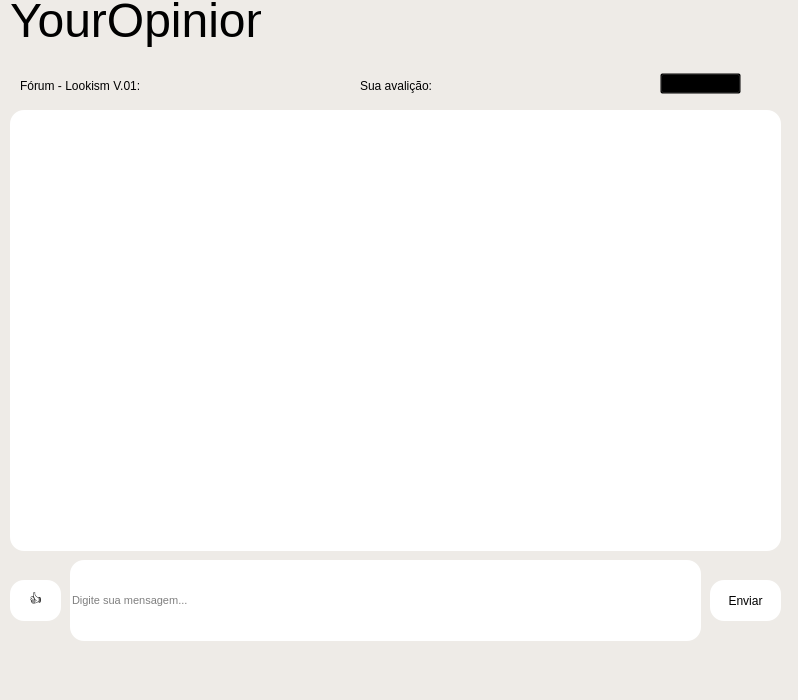
<?xml version="1.0" encoding="UTF-8"?>
<ui version="4.0">
 <class>MainWindow</class>
 <widget class="QMainWindow" name="MainWindow">
  <property name="geometry">
   <rect>
    <x>0</x>
    <y>0</y>
    <width>798</width>
    <height>700</height>
   </rect>
  </property>
  <property name="windowTitle">
   <string>MainWindow</string>
  </property>
  <property name="styleSheet">
   <string notr="true">background-color: rgb(238, 235, 231);</string>
  </property>
  <widget class="QWidget" name="centralwidget">
   <widget class="QLineEdit" name="lineEdit">
    <property name="geometry">
     <rect>
      <x>70</x>
      <y>560</y>
      <width>631</width>
      <height>81</height>
     </rect>
    </property>
    <property name="font">
     <font>
      <family>MS Shell Dlg 2</family>
      <pointsize>8</pointsize>
      <weight>50</weight>
      <italic>false</italic>
      <bold>false</bold>
     </font>
    </property>
    <property name="mouseTracking">
     <bool>true</bool>
    </property>
    <property name="acceptDrops">
     <bool>true</bool>
    </property>
    <property name="styleSheet">
     <string notr="true">border: none;  background-color: rgb(255, 255, 255);
color: rgba(0, 0, 0, 1.0); 
font: 8pt &quot;MS Shell Dlg 2&quot;;
border-radius: 14px;</string>
    </property>
    <property name="alignment">
     <set>Qt::AlignLeading|Qt::AlignLeft|Qt::AlignVCenter</set>
    </property>
    <property name="placeholderText">
     <string>Digite sua mensagem...</string>
    </property>
   </widget>
   <widget class="QPushButton" name="pushButton">
    <property name="geometry">
     <rect>
      <x>710</x>
      <y>580</y>
      <width>71</width>
      <height>41</height>
     </rect>
    </property>
    <property name="styleSheet">
     <string notr="true">border-radius: 14px;
background-color: rgb(255, 255, 255);</string>
    </property>
    <property name="text">
     <string>Enviar</string>
    </property>
   </widget>
   <widget class="QPushButton" name="pushButton_2">
    <property name="geometry">
     <rect>
      <x>10</x>
      <y>580</y>
      <width>51</width>
      <height>41</height>
     </rect>
    </property>
    <property name="styleSheet">
     <string notr="true">border-radius: 14px;
background-color: rgb(255, 255, 255);</string>
    </property>
    <property name="text">
     <string>👍</string>
    </property>
   </widget>
   <widget class="QFrame" name="frame">
    <property name="geometry">
     <rect>
      <x>10</x>
      <y>110</y>
      <width>771</width>
      <height>441</height>
     </rect>
    </property>
    <property name="styleSheet">
     <string notr="true">background-color: rgb(255, 255, 255);
border-radius:14px;</string>
    </property>
    <property name="frameShape">
     <enum>QFrame::StyledPanel</enum>
    </property>
    <property name="frameShadow">
     <enum>QFrame::Raised</enum>
    </property>
   </widget>
   <widget class="QLabel" name="label_5">
    <property name="geometry">
     <rect>
      <x>490</x>
      <y>60</y>
      <width>41</width>
      <height>41</height>
     </rect>
    </property>
    <property name="styleSheet">
     <string notr="true">background-color: transparent;

</string>
    </property>
    <property name="text">
     <string/>
    </property>
    <property name="pixmap">
     <pixmap>../Downloads/login__5_-removebg-preview.png</pixmap>
    </property>
    <property name="scaledContents">
     <bool>true</bool>
    </property>
   </widget>
   <widget class="QLabel" name="label_4">
    <property name="geometry">
     <rect>
      <x>450</x>
      <y>60</y>
      <width>41</width>
      <height>41</height>
     </rect>
    </property>
    <property name="styleSheet">
     <string notr="true">background-color: transparent;

</string>
    </property>
    <property name="text">
     <string/>
    </property>
    <property name="pixmap">
     <pixmap>../Downloads/login__5_-removebg-preview.png</pixmap>
    </property>
    <property name="scaledContents">
     <bool>true</bool>
    </property>
   </widget>
   <widget class="QLabel" name="label_8">
    <property name="geometry">
     <rect>
      <x>610</x>
      <y>60</y>
      <width>41</width>
      <height>41</height>
     </rect>
    </property>
    <property name="styleSheet">
     <string notr="true">background-color: transparent;

</string>
    </property>
    <property name="text">
     <string/>
    </property>
    <property name="pixmap">
     <pixmap>../Downloads/login__5_-removebg-preview.png</pixmap>
    </property>
    <property name="scaledContents">
     <bool>true</bool>
    </property>
   </widget>
   <widget class="QLabel" name="label_6">
    <property name="geometry">
     <rect>
      <x>530</x>
      <y>60</y>
      <width>41</width>
      <height>41</height>
     </rect>
    </property>
    <property name="styleSheet">
     <string notr="true">background-color: transparent;

</string>
    </property>
    <property name="text">
     <string/>
    </property>
    <property name="pixmap">
     <pixmap>../Downloads/login__5_-removebg-preview.png</pixmap>
    </property>
    <property name="scaledContents">
     <bool>true</bool>
    </property>
   </widget>
   <widget class="QLabel" name="label_7">
    <property name="geometry">
     <rect>
      <x>570</x>
      <y>60</y>
      <width>41</width>
      <height>41</height>
     </rect>
    </property>
    <property name="styleSheet">
     <string notr="true">background-color: transparent;

</string>
    </property>
    <property name="text">
     <string/>
    </property>
    <property name="pixmap">
     <pixmap>../Downloads/login__5_-removebg-preview.png</pixmap>
    </property>
    <property name="scaledContents">
     <bool>true</bool>
    </property>
   </widget>
   <widget class="QLabel" name="label">
    <property name="geometry">
     <rect>
      <x>20</x>
      <y>70</y>
      <width>171</width>
      <height>31</height>
     </rect>
    </property>
    <property name="styleSheet">
     <string notr="true">font: 11pt &quot;MS Shell Dlg 2&quot;; background-color: transparent;</string>
    </property>
    <property name="text">
     <string>Fórum - Lookism V.01:</string>
    </property>
   </widget>
   <widget class="QLabel" name="label_2">
    <property name="geometry">
     <rect>
      <x>10</x>
      <y>-10</y>
      <width>251</width>
      <height>61</height>
     </rect>
    </property>
    <property name="whatsThis">
     <string>&lt;html&gt;&lt;head/&gt;&lt;body&gt;&lt;p align=&quot;center&quot;&gt;&lt;br/&gt;&lt;/p&gt;&lt;/body&gt;&lt;/html&gt;</string>
    </property>
    <property name="styleSheet">
     <string notr="true">font: 26pt &quot;Vladimir Script&quot;; background-color:transparent;</string>
    </property>
    <property name="text">
     <string>&lt;html&gt;&lt;head/&gt;&lt;body&gt;&lt;p align=&quot;center&quot;&gt;&lt;span style=&quot; font-size:36pt; color:#000000;&quot;&gt;YourOpinion&lt;/span&gt;&lt;/p&gt;&lt;/body&gt;&lt;/html&gt;</string>
    </property>
    <property name="alignment">
     <set>Qt::AlignCenter</set>
    </property>
   </widget>
   <widget class="QLabel" name="label_3">
    <property name="geometry">
     <rect>
      <x>360</x>
      <y>70</y>
      <width>91</width>
      <height>31</height>
     </rect>
    </property>
    <property name="styleSheet">
     <string notr="true">font: 11pt &quot;MS Shell Dlg 2&quot;; background-color: transparent;</string>
    </property>
    <property name="text">
     <string>Sua avalição:</string>
    </property>
   </widget>
   <widget class="QPushButton" name="pushButton_3">
    <property name="geometry">
     <rect>
      <x>660</x>
      <y>73</y>
      <width>81</width>
      <height>21</height>
     </rect>
    </property>
    <property name="styleSheet">
     <string notr="true">background-color: transparent;</string>
    </property>
    <property name="text">
     <string>(Editar)</string>
    </property>
   </widget>
  </widget>
  <widget class="QMenuBar" name="menubar">
   <property name="geometry">
    <rect>
     <x>0</x>
     <y>0</y>
     <width>798</width>
     <height>21</height>
    </rect>
   </property>
  </widget>
  <widget class="QStatusBar" name="statusbar"/>
 </widget>
 <resources/>
 <connections/>
</ui>
